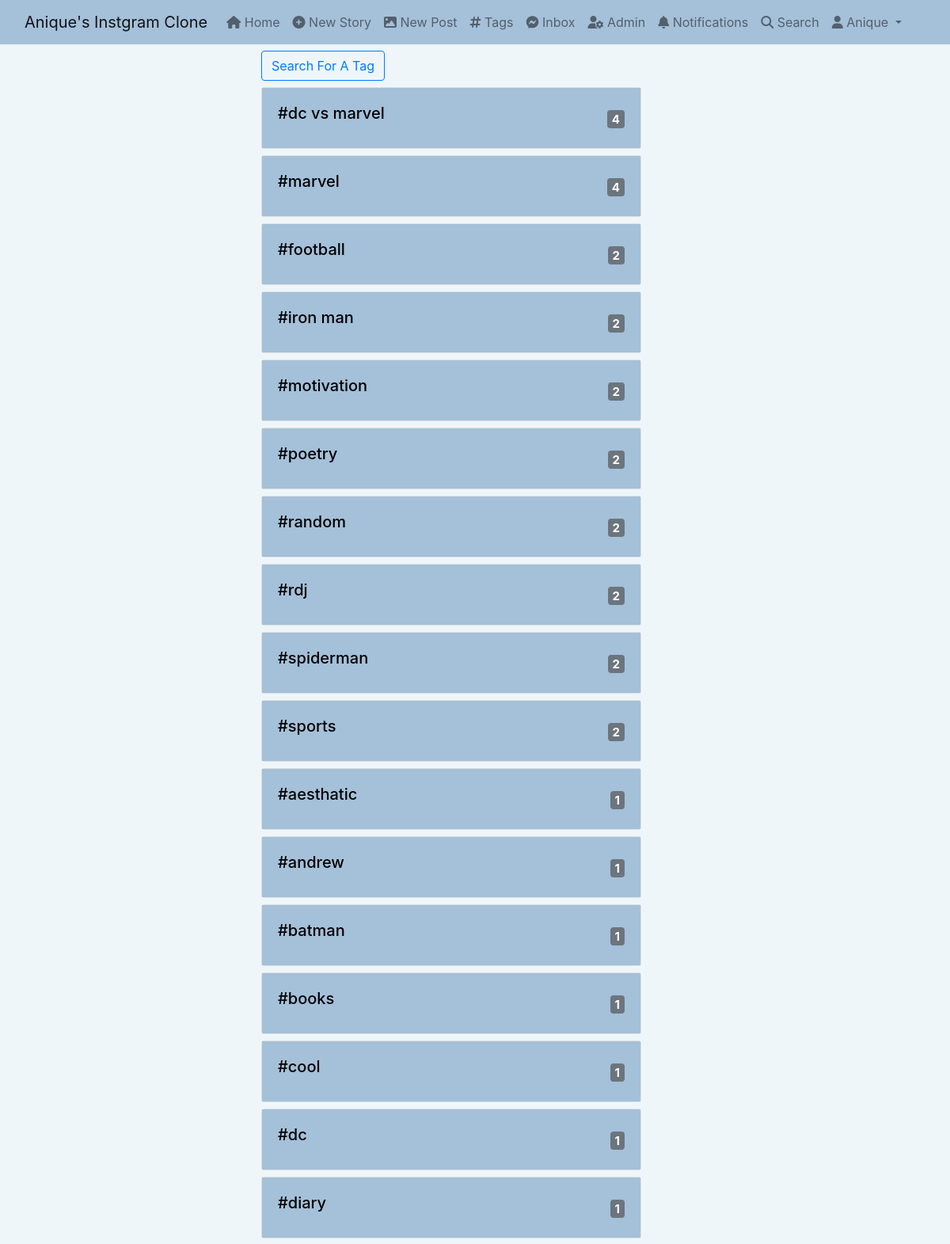
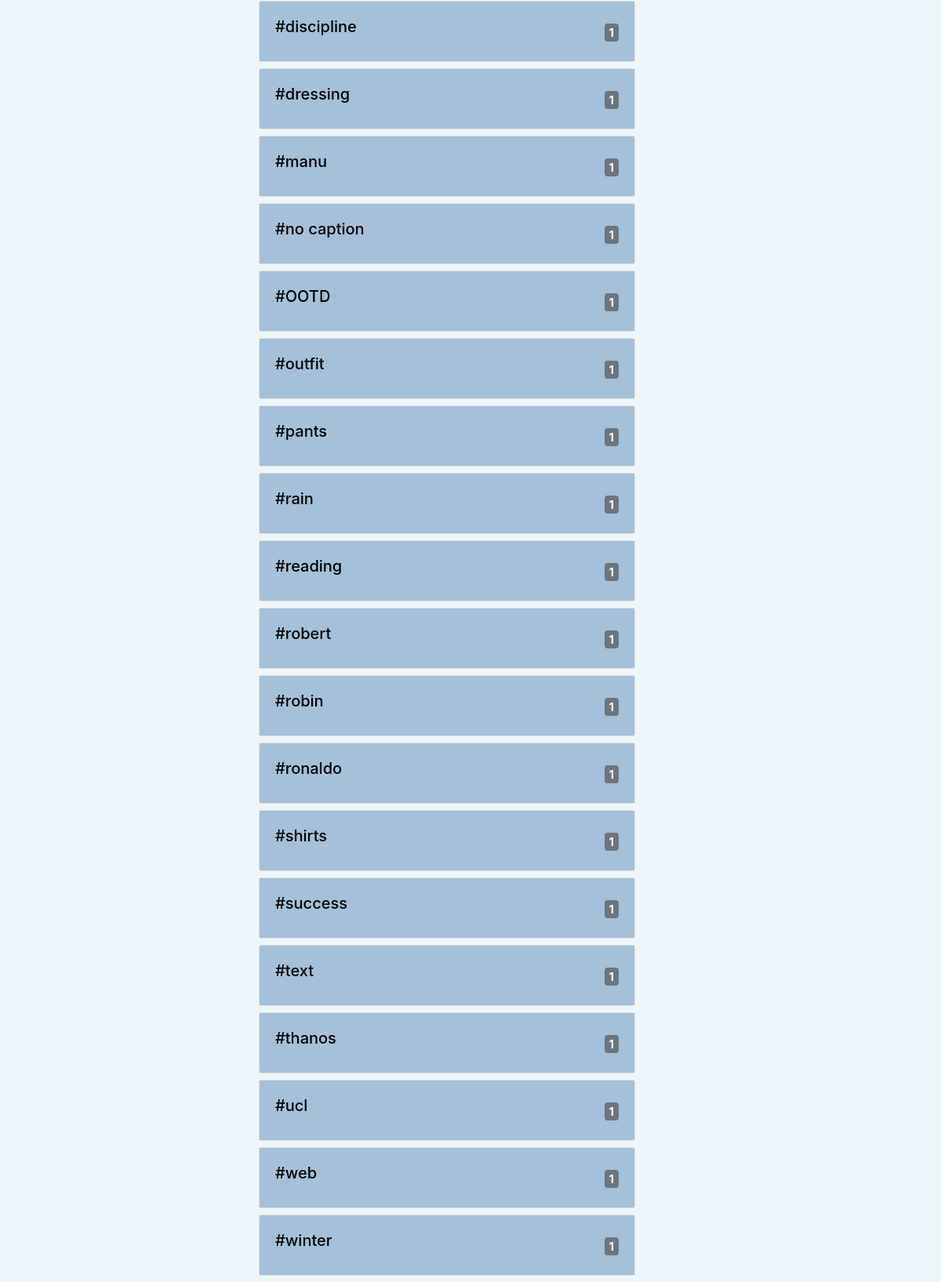
/tags (signed in), run on the app's committed database (2 pictures, top to bottom).
### post/models.py (models this page shows, shortened)
class Tag(models.Model):
    title = models.CharField(max_length=50,verbose_name='Tag')
    slug = models.SlugField(blank=True)
    class Meta:
        verbose_name_plural='Tags'
    def __str__(self):
        return self.title
    def get_absolute_url(self):
        return reverse("tag_posts", args=[self.slug])

### post/views.py (the view)
# urls.py: path('tags',views.tags,name='tags'),
@login_required
def tags(request):
    tags = Tag.objects.all().annotate(posts_count=Count('tags')).order_by('-posts_count')
    context={
        "tags":tags,
    }
    return render(request,"post/tags.html",context)

### direct/views.py (called while the page is built)
def directs_count(request):
    directs_count = 0
    if request.user.is_authenticated:
        directs_count = Message.objects.filter(user=request.user,is_read=False).count()
    return {'directs_count':directs_count}

### notification/views.py (called while the page is built)
def count_notifications(request):
    count_notifications=0
    if request.user.is_authenticated:
        count_notifications = Notification.objects.filter(user=request.user,is_seen=False).count()
    return {"count_notifications":count_notifications}

### instagram_clone/templates/post/tags.html
{% extends 'base.html' %} {% block content %}
<div class="container">
  <div class="row">
    <div class="col-md-8 offset-md-3 mt-2">
      <a href="{% url 'search_tag' %}" class="btn btn-outline-primary mb-2">Search For A Tag</a>
      {% for tag in tags %} {% if tag.posts_count >= 1 %}
      <div class="card mb-2" style="width: 30rem">
        <div class="card-body" style="background-color: #a5c0d9">
          <a
            href="{{tag.get_absolute_url}}"
            style="text-decoration: none; color: black"
            ><h5 class="card-title">
              #{{tag}}<span class="badge bg-secondary float-right mt-2"
                >{{tag.posts_count}}</span
              >
            </h5></a
          >
        </div>
      </div>
      {% endif %} {% endfor %}
    </div>
  </div>
</div>
{% endblock content %}

### instagram_clone/templates/base.html (shortened to what this page needs)
{% load static %}
<!DOCTYPE html>
<html lang="en">
  <head>
    <link
      href="https://cdn.jsdelivr.net/npm/bootstrap@5.0.2/dist/css/bootstrap.min.css"
      rel="stylesheet"
    />
    <link
      rel="stylesheet"
      href="https://cdnjs.cloudflare.com/ajax/libs/font-awesome/6.1.1/css/all.min.css"
    />
    <link
      rel="stylesheet"
      href="https://stackpath.bootstrapcdn.com/bootstrap/4.3.1/css/bootstrap.min.css"
    />
  </head>
  <body style="background-color: #EEF6F9">
    <nav
      class="navbar navbar-expand-lg navbar-light"
      style="background-color: #a5c0d9"
    >
      <div class="container-fluid">
        <a class="navbar-brand" href="#">Anique's Instgram Clone</a>
        <div class="collapse navbar-collapse" id="navbarSupportedContent">
          <ul class="navbar-nav me-auto mb-2 mb-lg-0">
            <li class="nav-item">
              <a class="nav-link" aria-current="page" href="{% url 'index' %}"
                ><i class="fa fa-home"></i> Home</a
              >
            </li>
            <li class="nav-item">
              <a class="nav-link" href="{% url 'new_story' %}"
                ><i class="fa fa-plus-circle"></i> New Story</a
              >
            </li>
            <li class="nav-item">
              <a class="nav-link" href="{% url 'new_post' %}"
                ><i class="fa fa-image"></i> New Post</a
              >
            </li>
            <li class="nav-item">
              <a class="nav-link" href="{% url 'tags' %}"
                ><i class="fa fa-hashtag"></i> Tags</a
              >
            </li>
            <li class="nav-item">
              <a class="nav-link" href="{% url 'inbox' %}"
                ><i class="fa-brands fa-facebook-messenger"></i> Inbox
              </a>
            </li>
            <li class="nav-item">
              <a class="nav-link" href="/admin"
                ><i class="fa-solid fa-user-gear"></i> Admin</a
              >
            </li>
            <li class="nav-item">
              <a class="nav-link" href="{% url 'notifications' %}"
                ><i class="fa-solid fa-bell"></i> Notifications
                </a
              >
            </li>
            <li class="nav-item">
              <a class="nav-link" href="{% url 'search_user' %}"
                ><i class="fa-solid fa-search"></i> Search</a
              >
            </li>
            <li class="nav-item dropdown">
              <a
                class="nav-link dropdown-toggle"
                href="#"
                id="navbarDropdown"
                role="button"
                data-bs-toggle="dropdown"
                aria-expanded="false"
              >
                <i class="fa fa-user"></i> {{request.user.username|capfirst}}
              </a>
            </li>
          </ul>
        </div>
      </div>
    </nav>
    {% block content %}{% endblock content %}
  </body>
</html>

### data on the page
Tag: title "dc vs marvel", posts_count "4"
Tag: title "marvel", posts_count "4"
Tag: title "football", posts_count "2"
Tag: title "iron man", posts_count "2"
Tag: title "motivation", posts_count "2"
Tag: title "poetry", posts_count "2"
Tag: title "random", posts_count "2"
Tag: title "rdj", posts_count "2"
Tag: title "spiderman", posts_count "2"
Tag: title "sports", posts_count "2"
Tag: title "aesthatic", posts_count "1"
Tag: title "andrew", posts_count "1"
Tag: title "batman", posts_count "1"
Tag: title "books", posts_count "1"
Tag: title "cool", posts_count "1"
Tag: title "dc", posts_count "1"
Tag: title "diary", posts_count "1"
Tag: title "discipline", posts_count "1"
Tag: title "dressing", posts_count "1"
Tag: title "manu", posts_count "1"
Tag: title "no caption", posts_count "1"
Tag: title "OOTD", posts_count "1"
Tag: title "outfit", posts_count "1"
Tag: title "pants", posts_count "1"
Tag: title "rain", posts_count "1"
Tag: title "reading", posts_count "1"
Tag: title "robert", posts_count "1"
Tag: title "robin", posts_count "1"
Tag: title "ronaldo", posts_count "1"
Tag: title "shirts", posts_count "1"
Tag: title "success", posts_count "1"
Tag: title "text", posts_count "1"
Tag: title "thanos", posts_count "1"
Tag: title "ucl", posts_count "1"
Tag: title "web", posts_count "1"
Tag: title "winter", posts_count "1"

### other printed values
{{ request.user.username|capfirst }} "Anique"
